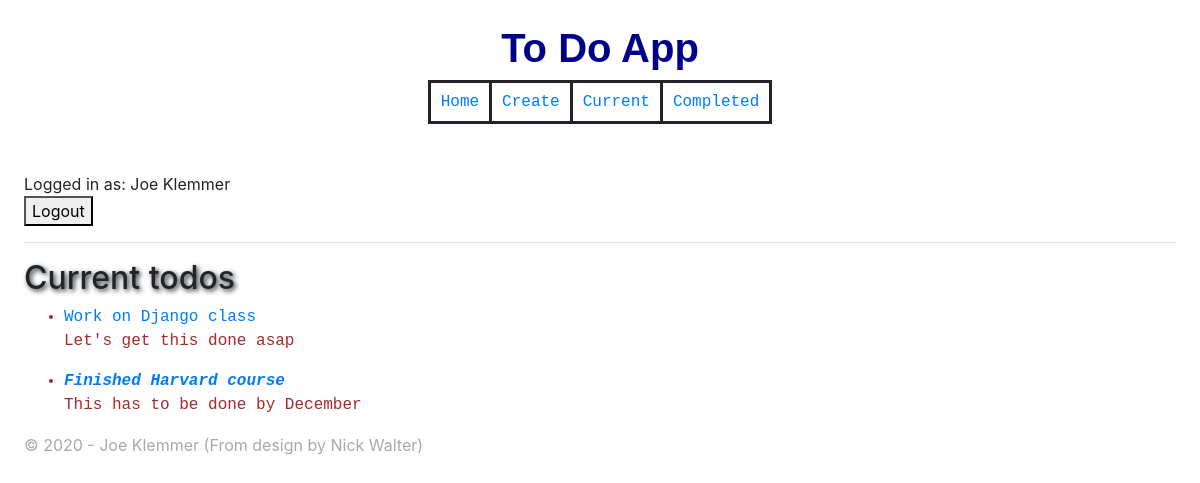
Before: /current/ (signed in) with the older database file.
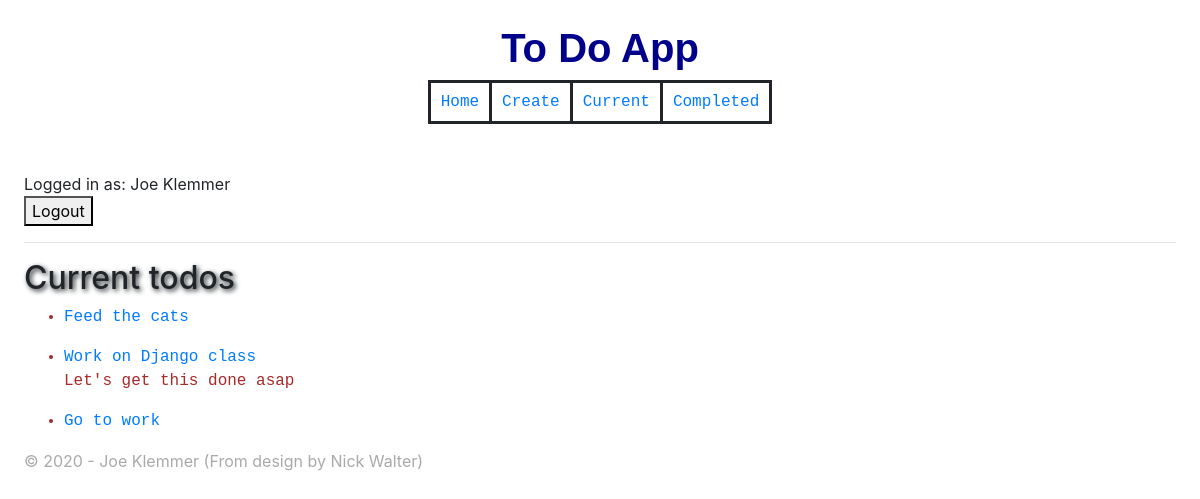
After: the same page with the newer database file.
### todo/models.py (models this page shows, shortened)
class Todo(models.Model):
    title = models.CharField(max_length=100)
    memo = models.TextField(blank=True)
    created = models.DateTimeField(auto_now_add=True)
    datecompleted = models.DateTimeField(null=True, blank=True)
    important = models.BooleanField(default=False)
    user = models.ForeignKey(User, on_delete=models.CASCADE)

### todo/views.py (the view)
# urls.py: path('current/', views.currenttodos, name='currenttodos'),
@login_required
def currenttodos(request):
    todos = Todo.objects.filter(datecompleted__isnull=True, user=request.user)
    return render(request, 'todo/currenttodos.html',
                        {'todos':todos})

### todo/templates/todo/currenttodos.html
{% extends 'todo/base.html' %}
{% block content %}
<h2>Current todos</h2>
<ul>
  {% for todo in todos %}
  <li>
    <a href="{% url 'viewtodo' todo.id %}">
      {% if todo.important %}<b><i>{% endif %}
        {{ todo.title }}
      {% if todo.important %}</i></b>{% endif %}
    </a>
    <blockquote class="wrp">{% if todo.memo %} {{ todo.memo }}{% endif %}</blockquote>
  </li>
  {% endfor %}
</ul>
{% endblock %}

Changed rows visible on the page:
no longer on this page (row edited): Todo: title "Finished Harvard course", memo "This has to be done by December"
now on this page (row edited): Todo: title "Feed the cats"
added Todo: title "Go to work"
